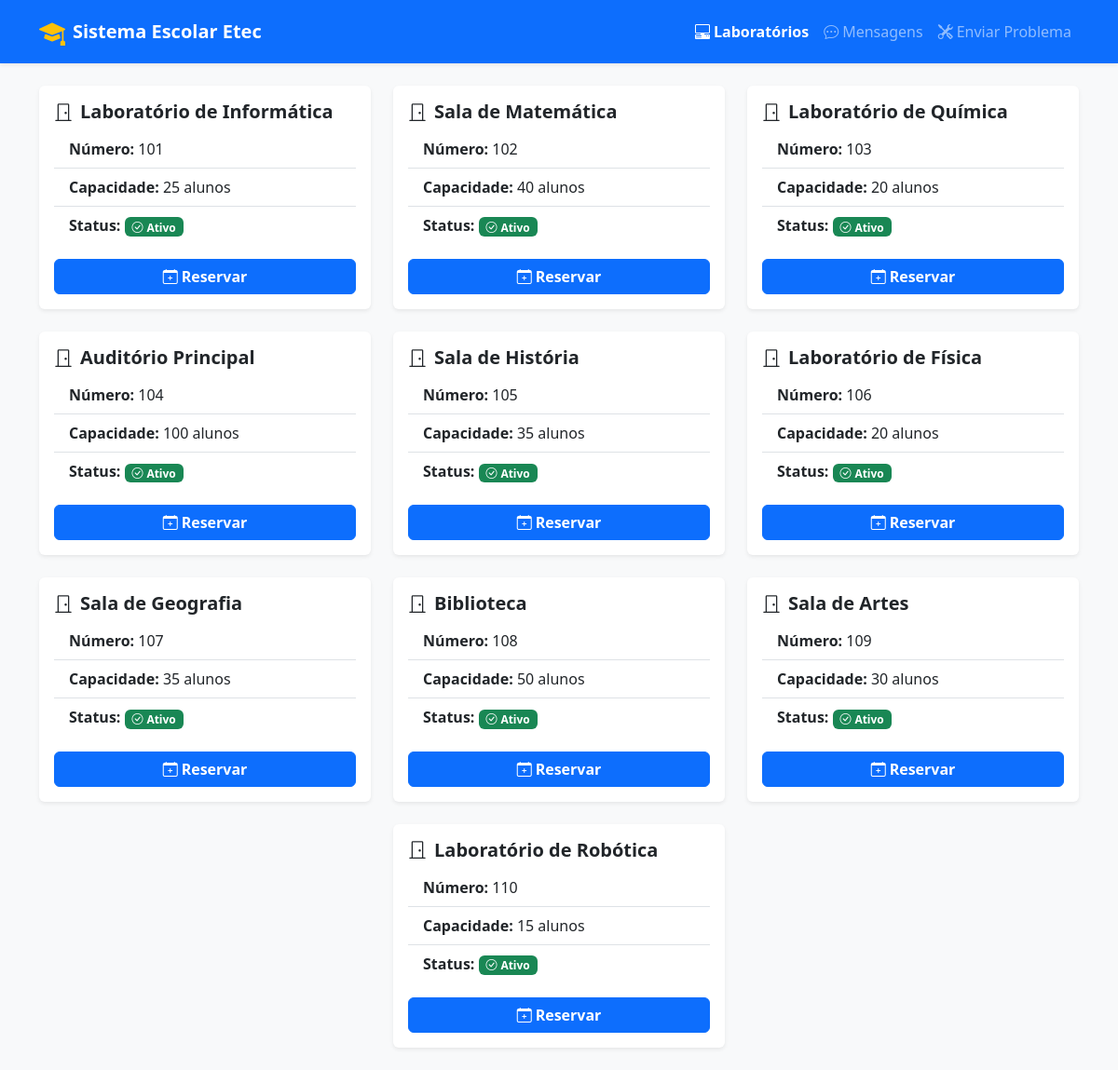
/view/reservar_laboratorio.php (signed in), run on the app's committed database.
### tables this page shows
CREATE TABLE `sala` (
  `id_sala` int(11) NOT NULL,
  `numero_sala` int(11) NOT NULL,
  `titulo_sala` varchar(100) NOT NULL,
  `tipo_sala` enum('Teorica','Pratica','Mista') NOT NULL,
  `capacidade` int(11) NOT NULL,
  `status_sala` enum('Ativa','Ocupado','Inativa') DEFAULT 'Ativa',
  `created_at` timestamp NOT NULL DEFAULT current_timestamp(),
  `updated_at` timestamp NOT NULL DEFAULT current_timestamp() ON UPDATE current_timestamp()
);

### view/reservar_laboratorio.php (the view, shortened to what this page needs)
<?php
include '../conexao.php';
$sql = "SELECT * FROM sala";
$result = $conn->query($sql);
?>
<!DOCTYPE html>
<html lang="pt-BR">
<head>
    <link rel="stylesheet" href="https://cdn.jsdelivr.net/npm/bootstrap@5.3.3/dist/css/bootstrap.min.css">
    <link rel="stylesheet" href="https://cdn.jsdelivr.net/npm/bootstrap-icons@1.11.3/font/bootstrap-icons.css">
</head>
<body class="bg-light">
    <nav class="navbar navbar-expand-lg navbar-dark bg-primary shadow-sm mb-4">
        <div class="container">
            <a class="navbar-brand d-flex align-items-center" href="#">
                <i class="bi bi-mortarboard-fill me-2 fs-3 text-warning"></i>
                <span class="fw-bold">Sistema Escolar Etec</span>
            </a>
            <div class="collapse navbar-collapse" id="navbarProfessor">
                <ul class="navbar-nav ms-auto mb-2 mb-lg-0">
                    <li class="nav-item">
                        <a class="nav-link active fw-bold" href="reservar_laboratorio.php"><i class="bi bi-pc-display-horizontal me-1"></i>Laboratórios</a>
                    </li>
                    <li class="nav-item">
                        <a class="nav-link" href="mensagem.php"><i class="bi bi-chat-dots me-1"></i>Mensagens</a>
                    </li>
                    <li class="nav-item">
                        <a class="nav-link" href="problema.html"><i class="bi bi-tools me-1"></i>Enviar Problema</a>
                    </li>
                </ul>
            </div>
        </div>
    </nav>
    <div class="container">
        <div class="row justify-content-center">
            <?php if ($result->num_rows > 0): ?>
                <?php while ($lab = $result->fetch_assoc()): ?>
                    <div class="col-md-5 col-lg-4 mb-4">
                        <div class="card border-0 shadow-sm h-100">
                            <div class="card-body">
                                <h5 class="card-title text-dark fw-bold">
                                    <i class="bi bi-door-closed me-2"></i><?= htmlspecialchars($lab['titulo_sala']) ?>
                                </h5>
                                <ul class="list-group list-group-flush mb-3">
                                    <li class="list-group-item"><strong>Número:</strong> <?= $lab['numero_sala'] ?></li>
                                    <li class="list-group-item"><strong>Capacidade:</strong> <?= $lab['capacidade'] ?> alunos</li>
                                    <li class="list-group-item">
                                        <strong>Status:</strong>
                                        <?php
                                        if ($lab['status_sala'] === 'Ativa') {
                                            echo '<span class="badge bg-success"><i class="bi bi-check-circle me-1"></i>Ativo</span>';
                                        } else if ($lab['status_sala'] === 'Ocupado') {
                                            echo '<span class="badge bg-danger"><i class="bi bi-exclamation-circle me-1"></i>Ocupado</span>';
                                        } else {
                                            echo '<span class="badge bg-secondary"><i class="bi bi-x-circle me-1"></i>Inativo</span>';
                                        }
                                        ?>
                                    </li>
                                </ul>
                                <button class="btn btn-primary w-100 fw-bold" data-bs-toggle="modal" data-bs-target="#modalReserva"
                                    data-id="<?= $lab['id_sala'] ?>" data-titulo="<?= htmlspecialchars($lab['titulo_sala']) ?>"
                                    data-status="<?= $lab['status_sala'] ?>">
                                    <i class="bi bi-calendar-plus me-1"></i>Reservar
                                </button>
                            </div>
                        </div>
                    </div>
                <?php endwhile; ?>
            <?php endif; ?>
        </div>
    </div>
</body>
</html>
</body>
</html>

### data on the page
sala: titulo_sala "Laboratório de Informática", numero_sala "101", capacidade "25", status_sala "Ativa" (drawn)
sala: titulo_sala "Sala de Matemática", numero_sala "102", capacidade "40", status_sala "Ativa" (drawn)
sala: titulo_sala "Laboratório de Química", numero_sala "103", capacidade "20", status_sala "Ativa" (drawn)
sala: titulo_sala "Auditório Principal", numero_sala "104", capacidade "100", status_sala "Ativa" (drawn)
sala: titulo_sala "Sala de História", numero_sala "105", capacidade "35", status_sala "Ativa" (drawn)
sala: titulo_sala "Laboratório de Física", numero_sala "106", capacidade "20", status_sala "Ativa" (drawn)
sala: titulo_sala "Sala de Geografia", numero_sala "107", capacidade "35", status_sala "Ativa" (drawn)
sala: titulo_sala "Biblioteca", numero_sala "108", capacidade "50", status_sala "Ativa" (drawn)
sala: titulo_sala "Sala de Artes", numero_sala "109", capacidade "30", status_sala "Ativa" (drawn)
sala: titulo_sala "Laboratório de Robótica", numero_sala "110", capacidade "15", status_sala "Ativa" (drawn)
